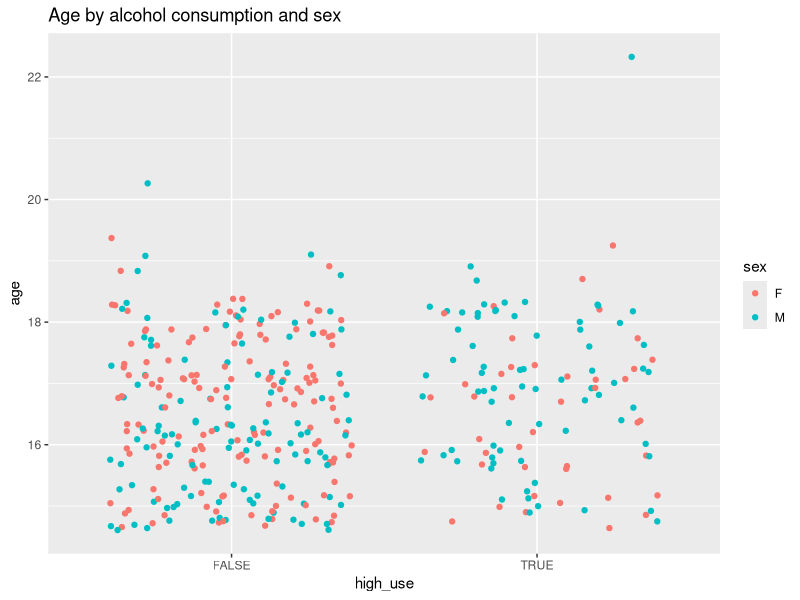
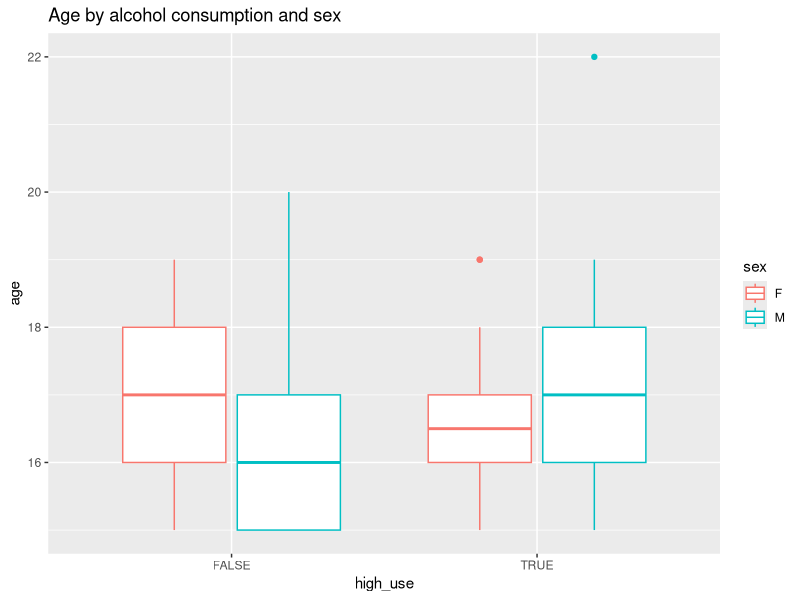
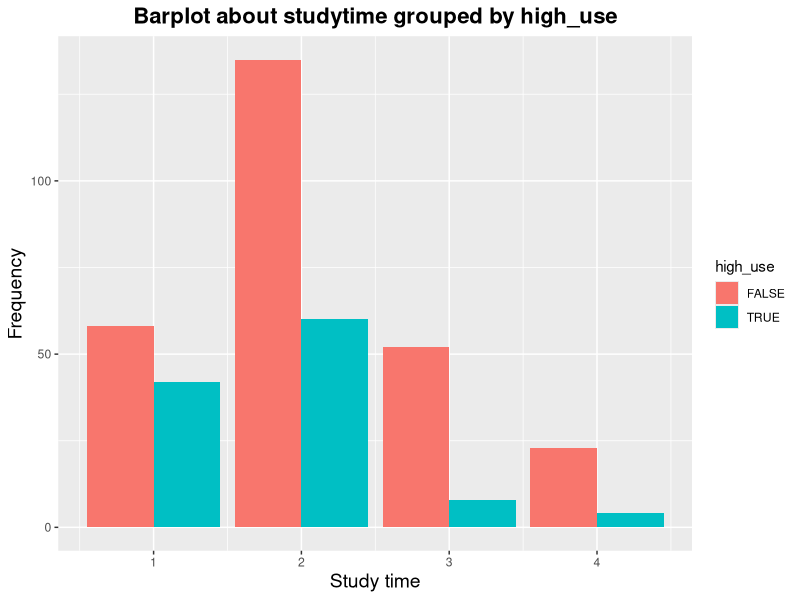

The R source for these figures, in order:
## ---- chunk 1
library(ggplot2)
library(GGally)
library(dplyr)
## ---- chunk 2
alc <- read.table("data/student_alc.txt", header = TRUE)
dim(alc)
## ---- chunk 3
#a jitterplot of high_use and sex
g1 <- ggplot(alc, aes(x = high_use, y = age, col = sex))
g1 + geom_jitter() + ggtitle("Age by alcohol consumption and sex")
## ---- chunk 4
#a boxplot of high_use, sex and age
g1 <- ggplot(alc, aes(x = high_use, y = age, col = sex))
g1 + geom_boxplot() + ggtitle("Age by alcohol consumption and sex")
## ---- chunk 5
#barplot about studytime
ggplot(alc, aes(studytime, fill=high_use)) + geom_bar(position="dodge") +
  ggtitle("Barplot about studytime grouped by high_use")+ xlab("Study time") + ylab("Frequency") +
  theme(plot.title = element_text(hjust = 0.5,size=16,face='bold'),
        axis.title= element_text(hjust = 0.5,size=14))
